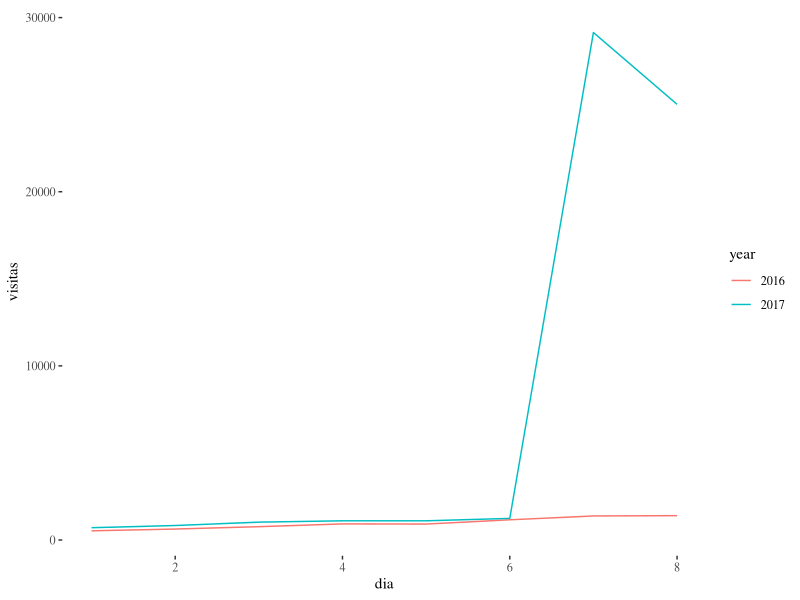

R code for this plot:
## ---- chunk 1
library(ggplot2)
library(ggthemes)
datos.2016 <- read.table('2016.dat')
datos.2017 <- read.table('2017.dat')
datos <- data.frame( dia=c(1:nrow(datos.2016),1:nrow(datos.2017)),
                    year=c(rep('2016',nrow(datos.2016)),rep('2017',nrow(datos.2017))),
                    visitas=c(datos.2016$V1,datos.2017$V1))
## ---- chunk 2
ggplot(datos,aes(x=dia,y=visitas,group=year,col=year))+geom_line()+theme_tufte()
